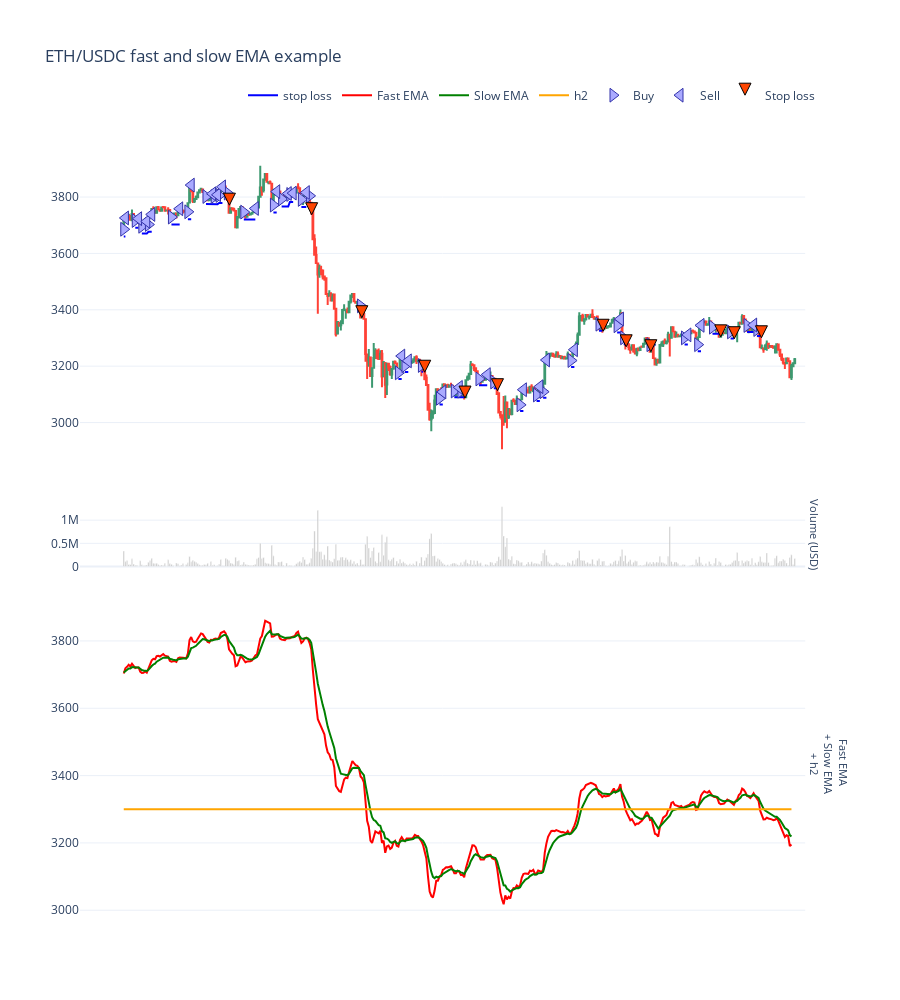

The code cell stored with this chart in its notebook:
### Code cell
from tradeexecutor.visual.single_pair import visualise_single_pair, visualise_single_pair_positions_with_duration_and_slippage
from tradingstrategy.charting.candle_chart import VolumeBarMode

figure = visualise_single_pair(
    state,
    universe.universe.candles,
    start_at=START_AT,
    end_at=END_AT,
    volume_bar_mode=VolumeBarMode.separate,
    volume_axis_name="Volume (USD)",
    height = 1000,
    relative_sizing=[1, 0.2, 1]
)

figure.show()

### Figure 1 — Plotly figure (JSON) as saved in the notebook; plotly's stock layout.template omitted (floating-point values rounded to 4 significant figures; data arrays with more than 128 entries replaced by an {"elided": "..."} marker saying what was removed)
{"data": [{"marker": {"color": "rgba(128,128,128,0.5)"}, "showlegend": false, "type": "bar", "x": {"elided": "409 str values"}, "xaxis": "x", "y": {"elided": "409 float values"}, "yaxis": "y2"}, {"close": {"elided": "409 float values"}, "high": {"elided": "409 float values"}, "hoverinfo": "text", "low": {"elided": "409 float values"}, "open": {"elided": "409 float values"}, "showlegend": false, "text": {"elided": "409 str values"}, "type": "candlestick", "x": {"elided": "409 str values"}, "xaxis": "x", "yaxis": "y"}, {"line": {"color": "blue", "shape": "linear"}, "mode": "lines", "name": "stop loss", "type": "scatter", "x": {"elided": "408 str values"}, "xaxis": "x", "y": {"elided": "408 float values"}, "yaxis": "y"}, {"line": {"color": "red", "shape": "linear"}, "mode": "lines", "name": "Fast EMA", "type": "scatter", "x": {"elided": "408 str values"}, "xaxis": "x", "y": {"elided": "408 float values"}, "yaxis": "y3"}, {"line": {"color": "green", "shape": "linear"}, "mode": "lines", "name": "Slow EMA", "type": "scatter", "x": {"elided": "408 str values"}, "xaxis": "x", "y": {"elided": "408 float values"}, "yaxis": "y3"}, {"line": {"color": "orange", "shape": "linear"}, "mode": "lines", "name": "h2", "type": "scatter", "x": {"elided": "408 str values"}, "xaxis": "x", "y": {"elided": "408 int values"}, "yaxis": "y3"}, {"hoverinfo": "text", "marker": {"color": "#aaaaff", "line": {"color": "#3333aa", "width": 1}, "size": 12, "symbol": "triangle-right"}, "mode": "markers", "name": "Buy", "text": ["------------------------------------------------------------<br>Buy ETH<br><br>Executed at: 2022-01-01 00:00:00<br>Value: 7000.0000 USD<br>Quantity: 1.894503 ETH<br>Executed at price: 3694.8995 ETH / USD<br>Fees paid: $17.50", "------------------------------------------------------------<br>Buy ETH<br><br>Executed at: 2022-01-01 07:00:00<br>Value: 7028.6896 USD<br>Quantity: 1.886392 ETH<br>Executed at price: 3725.9956 ETH / USD<br>Fees paid: $17.57", "------------------------------------------------------------<br>Buy ETH<br><br>Executed at: 2022-01-01 11:00:00<br>Value: 7012.8027 USD<br>Quantity: 1.892556 ETH<br>Executed at price: 3705.4666 ETH / USD<br>Fees paid: $17.53", "------------------------------------------------------------<br>Buy ETH<br><br>Executed at: 2022-01-01 15:00:00<br>Value: 7011.2038 USD<br>Quantity: 1.888913 ETH<br>Executed at price: 3711.7661 ETH / USD<br>Fees paid: $17.53", "------------------------------------------------------------<br>Buy ETH<br><br>Executed at: 2022-01-02 05:00:00<br>Value: 7033.8286 USD<br>Quantity: 1.881604 ETH<br>Executed at price: 3738.2089 ETH / USD<br>Fees paid: $17.58", "------------------------------------------------------------<br>Buy ETH<br><br>Executed at: 2022-01-02 15:00:00<br>Value: 7048.0019 USD<br>Quantity: 1.875948 ETH<br>Executed at price: 3757.0352 ETH / USD<br>Fees paid: $17.62", "------------------------------------------------------------<br>Buy ETH<br><br>Executed at: 2022-01-03 02:00:00<br>Value: 7147.6100 USD<br>Quantity: 1.875278 ETH<br>Executed at price: 3811.4945 ETH / USD<br>Fees paid: $17.87", "------------------------------------------------------------<br>Buy ETH<br><br>Executed at: 2022-01-03 07:00:00<br>Value: 7135.2214 USD<br>Quantity: 1.872290 ETH<br>Executed at price: 3810.9605 ETH / USD<br>Fees paid: $17.84", "------------------------------------------------------------<br>Buy ETH<br><br>Executed at: 2022-01-03 10:00:00<br>Value: 7118.7001 USD<br>Quantity: 1.865887 ETH<br>Executed at price: 3815.1828 ETH / USD<br>Fees paid: $17.80", "------------------------------------------------------------<br>Buy ETH<br><br>Executed at: 2022-01-03 15:00:00<br>Value: 7133.4370 USD<br>Quantity: 1.865559 ETH<br>Executed at price: 3823.7538 ETH / USD<br>Fees paid: $17.83", "------------------------------------------------------------<br>Buy ETH<br><br>Executed at: 2022-01-04 01:00:00<br>Value: 7052.4342 USD<br>Quantity: 1.877665 ETH<br>Executed at price: 3755.9597 ETH / USD<br>Fees paid: $17.63", "------------------------------------------------------------<br>Buy ETH<br><br>Executed at: 2022-01-04 19:00:00<br>Value: 7044.7507 USD<br>Quantity: 1.863267 ETH<br>Executed at price: 3780.8598 ETH / USD<br>Fees paid: $17.61", "------------------------------------------------------------<br>Buy ETH<br><br>Executed at: 2022-01-05 00:00:00<br>Value: 7082.4008 USD<br>Quantity: 1.862529 ETH<br>Executed at price: 3802.5728 ETH / USD<br>Fees paid: $17.71", "------------------------------------------------------------<br>Buy ETH<br><br>Executed at: 2022-01-05 05:00:00<br>Value: 7083.0144 USD<br>Quantity: 1.854833 ETH<br>Executed at price: 3818.6805 ETH / USD<br>Fees paid: $17.71", "------------------------------------------------------------<br>Buy ETH<br><br>Executed at: 2022-01-05 12:00:00<br>Value: 7064.5175 USD<br>Quantity: 1.858635 ETH<br>Executed at price: 3800.9170 ETH / USD<br>Fees paid: $17.66", "------------------------------------------------------------<br>Buy ETH<br><br>Executed at: 2022-01-05 17:00:00<br>Value: 7071.7837 USD<br>Quantity: 1.854287 ETH<br>Executed at price: 3813.7484 ETH / USD<br>Fees paid: $17.68", "------------------------------------------------------------<br>Buy ETH<br><br>Executed at: 2022-01-07 00:00:00<br>Value: 6960.4425 USD<br>Quantity: 2.033760 ETH<br>Executed at price: 3422.4508 ETH / USD<br>Fees paid: $17.40", "------------------------------------------------------------<br>Buy ETH<br><br>Executed at: 2022-01-07 23:00:00<br>Value: 6876.4855 USD<br>Quantity: 2.159454 ETH<br>Executed at price: 3184.3629 ETH / USD<br>Fees paid: $17.19", "------------------------------------------------------------<br>Buy ETH<br><br>Executed at: 2022-01-08 03:00:00<br>Value: 6942.3422 USD<br>Quantity: 2.162922 ETH<br>Executed at price: 3209.7058 ETH / USD<br>Fees paid: $17.36", "------------------------------------------------------------<br>Buy ETH<br><br>Executed at: 2022-01-08 13:00:00<br>Value: 6944.1691 USD<br>Quantity: 2.163002 ETH<br>Executed at price: 3210.4315 ETH / USD<br>Fees paid: $17.36", "------------------------------------------------------------<br>Buy ETH<br><br>Executed at: 2022-01-09 00:00:00<br>Value: 6883.7186 USD<br>Quantity: 2.225097 ETH<br>Executed at price: 3093.6717 ETH / USD<br>Fees paid: $17.21", "------------------------------------------------------------<br>Buy ETH<br><br>Executed at: 2022-01-09 09:00:00<br>Value: 6894.8843 USD<br>Quantity: 2.210112 ETH<br>Executed at price: 3119.6986 ETH / USD<br>Fees paid: $17.24", "------------------------------------------------------------<br>Buy ETH<br><br>Executed at: 2022-01-09 13:00:00<br>Value: 6890.5796 USD<br>Quantity: 2.209239 ETH<br>Executed at price: 3118.9833 ETH / USD<br>Fees paid: $17.23", "------------------------------------------------------------<br>Buy ETH<br><br>Executed at: 2022-01-10 00:00:00<br>Value: 6829.0135 USD<br>Quantity: 2.159400 ETH<br>Executed at price: 3162.4591 ETH / USD<br>Fees paid: $17.07", "------------------------------------------------------------<br>Buy ETH<br><br>Executed at: 2022-01-10 09:00:00<br>Value: 6828.4634 USD<br>Quantity: 2.166518 ETH<br>Executed at price: 3151.8152 ETH / USD<br>Fees paid: $17.07", "------------------------------------------------------------<br>Buy ETH<br><br>Executed at: 2022-01-11 01:00:00<br>Value: 6757.7660 USD<br>Quantity: 2.200905 ETH<br>Executed at price: 3070.4482 ETH / USD<br>Fees paid: $16.89", "------------------------------------------------------------<br>Buy ETH<br><br>Executed at: 2022-01-11 11:00:00<br>Value: 6816.6199 USD<br>Quantity: 2.194977 ETH<br>Executed at price: 3105.5535 ETH / USD<br>Fees paid: $17.04", "------------------------------------------------------------<br>Buy ETH<br><br>Executed at: 2022-01-11 15:00:00<br>Value: 6837.7680 USD<br>Quantity: 2.193646 ETH<br>Executed at price: 3117.0785 ETH / USD<br>Fees paid: $17.09", "------------------------------------------------------------<br>Buy ETH<br><br>Executed at: 2022-01-12 08:00:00<br>Value: 6986.4552 USD<br>Quantity: 2.164270 ETH<br>Executed at price: 3228.0891 ETH / USD<br>Fees paid: $17.47", "------------------------------------------------------------<br>Buy ETH<br><br>Executed at: 2022-01-13 01:00:00<br>Value: 7019.8262 USD<br>Quantity: 2.090947 ETH<br>Executed at price: 3357.2472 ETH / USD<br>Fees paid: $17.55", "------------------------------------------------------------<br>Buy ETH<br><br>Executed at: 2022-01-13 12:00:00<br>Value: 6958.7777 USD<br>Quantity: 2.076225 ETH<br>Executed at price: 3351.6499 ETH / USD<br>Fees paid: $17.40", "------------------------------------------------------------<br>Buy ETH<br><br>Executed at: 2022-01-13 16:00:00<br>Value: 6969.2344 USD<br>Quantity: 2.106322 ETH<br>Executed at price: 3308.7227 ETH / USD<br>Fees paid: $17.42", "------------------------------------------------------------<br>Buy ETH<br><br>Executed at: 2022-01-14 08:00:00<br>Value: 6898.2475 USD<br>Quantity: 2.100301 ETH<br>Executed at price: 3284.4087 ETH / USD<br>Fees paid: $17.25", "------------------------------------------------------------<br>Buy ETH<br><br>Executed at: 2022-01-15 05:00:00<br>Value: 6837.5476 USD<br>Quantity: 2.066575 ETH<br>Executed at price: 3308.6379 ETH / USD<br>Fees paid: $17.09", "------------------------------------------------------------<br>Buy ETH<br><br>Executed at: 2022-01-15 13:00:00<br>Value: 6829.0583 USD<br>Quantity: 2.079194 ETH<br>Executed at price: 3284.4736 ETH / USD<br>Fees paid: $17.07", "------------------------------------------------------------<br>Buy ETH<br><br>Executed at: 2022-01-15 22:00:00<br>Value: 6904.6997 USD<br>Quantity: 2.063166 ETH<br>Executed at price: 3346.6528 ETH / USD<br>Fees paid: $17.26", "------------------------------------------------------------<br>Buy ETH<br><br>Executed at: 2022-01-16 09:00:00<br>Value: 6831.2539 USD<br>Quantity: 2.051522 ETH<br>Executed at price: 3329.8469 ETH / USD<br>Fees paid: $17.08", "------------------------------------------------------------<br>Buy ETH<br><br>Executed at: 2022-01-16 19:00:00<br>Value: 6772.8542 USD<br>Quantity: 2.020085 ETH<br>Executed at price: 3352.7574 ETH / USD<br>Fees paid: $16.93", "------------------------------------------------------------<br>Buy ETH<br><br>Executed at: 2022-01-17 01:00:00<br>Value: 6751.5360 USD<br>Quantity: 2.022492 ETH<br>Executed at price: 3338.2263 ETH / USD<br>Fees paid: $16.88"], "type": "scatter", "x": ["2022-01-01T00:00:00", "2022-01-01T07:00:00", "2022-01-01T11:00:00", "2022-01-01T15:00:00", "2022-01-02T05:00:00", "2022-01-02T15:00:00", "2022-01-03T02:00:00", "2022-01-03T07:00:00", "2022-01-03T10:00:00", "2022-01-03T15:00:00", "2022-01-04T01:00:00", "2022-01-04T19:00:00", "2022-01-05T00:00:00", "2022-01-05T05:00:00", "2022-01-05T12:00:00", "2022-01-05T17:00:00", "2022-01-07T00:00:00", "2022-01-07T23:00:00", "2022-01-08T03:00:00", "2022-01-08T13:00:00", "2022-01-09T00:00:00", "2022-01-09T09:00:00", "2022-01-09T13:00:00", "2022-01-10T00:00:00", "2022-01-10T09:00:00", "2022-01-11T01:00:00", "2022-01-11T11:00:00", "2022-01-11T15:00:00", "2022-01-12T08:00:00", "2022-01-13T01:00:00", "2022-01-13T12:00:00", "2022-01-13T16:00:00", "2022-01-14T08:00:00", "2022-01-15T05:00:00", "2022-01-15T13:00:00", "2022-01-15T22:00:00", "2022-01-16T09:00:00", "2022-01-16T19:00:00", "2022-01-17T01:00:00"], "xaxis": "x", "y": [3686.0, 3717.0, 3696.0, 3703.0, 3729.0, 3748.0, 3802.0, 3801.0, 3806.0, 3814.0, 3747.0, 3771.0, 3793.0, 3809.0, 3791.0, 3804.0, 3414.0, 3176.0, 3202.0, 3202.0, 3086.0, 3112.0, 3111.0, 3155.0, 3144.0, 3063.0, 3098.0, 3109.0, 3220.0, 3349.0, 3343.0, 3300.0, 3276.0, 3300.0, 3276.0, 3338.0, 3322.0, 3344.0, 3330.0], "yaxis": "y"}, {"hoverinfo": "text", "marker": {"color": "#aaaaff", "line": {"color": "#3333aa", "width": 1}, "size": 12, "symbol": "triangle-left"}, "mode": "markers", "name": "Sell", "text": ["------------------------------------------------------------<br>Sell ETH<br><br>Executed at: 2022-01-01 01:00:00<br>Value: 7040.9852 USD<br>Quantity: 1.894503 ETH<br>Executed at price: 3716.5333 ETH / USD<br>Fees paid: $17.65", "------------------------------------------------------------<br>Sell ETH<br><br>Executed at: 2022-01-01 09:00:00<br>Value: 7005.9940 USD<br>Quantity: 1.886392 ETH<br>Executed at price: 3713.9644 ETH / USD<br>Fees paid: $17.56", "------------------------------------------------------------<br>Sell ETH<br><br>Executed at: 2022-01-01 14:00:00<br>Value: 7010.5186 USD<br>Quantity: 1.892556 ETH<br>Executed at price: 3704.2597 ETH / USD<br>Fees paid: $17.57", "------------------------------------------------------------<br>Sell ETH<br><br>Executed at: 2022-01-01 17:00:00<br>Value: 7043.5249 USD<br>Quantity: 1.888913 ETH<br>Executed at price: 3728.8770 ETH / USD<br>Fees paid: $17.65", "------------------------------------------------------------<br>Sell ETH<br><br>Executed at: 2022-01-02 10:00:00<br>Value: 7054.0761 USD<br>Quantity: 1.881604 ETH<br>Executed at price: 3748.9697 ETH / USD<br>Fees paid: $17.68", "------------------------------------------------------------<br>Sell ETH<br><br>Executed at: 2022-01-02 17:00:00<br>Value: 7190.2993 USD<br>Quantity: 1.875948 ETH<br>Executed at price: 3832.8888 ETH / USD<br>Fees paid: $18.02", "------------------------------------------------------------<br>Sell ETH<br><br>Executed at: 2022-01-03 06:00:00<br>Value: 7129.9120 USD<br>Quantity: 1.875278 ETH<br>Executed at price: 3802.0569 ETH / USD<br>Fees paid: $17.87", "------------------------------------------------------------<br>Sell ETH<br><br>Executed at: 2022-01-03 09:00:00<br>Value: 7111.6196 USD<br>Quantity: 1.872290 ETH<br>Executed at price: 3798.3546 ETH / USD<br>Fees paid: $17.82", "------------------------------------------------------------<br>Sell ETH<br><br>Executed at: 2022-01-03 12:00:00<br>Value: 7139.7528 USD<br>Quantity: 1.865887 ETH<br>Executed at price: 3826.4657 ETH / USD<br>Fees paid: $17.89", "------------------------------------------------------------<br>Sell ETH<br><br>Executed at: 2022-01-04 08:00:00<br>Value: 7041.4577 USD<br>Quantity: 1.877665 ETH<br>Executed at price: 3750.1139 ETH / USD<br>Fees paid: $17.65", "------------------------------------------------------------<br>Sell ETH<br><br>Executed at: 2022-01-04 21:00:00<br>Value: 7098.5365 USD<br>Quantity: 1.863267 ETH<br>Executed at price: 3809.7262 ETH / USD<br>Fees paid: $17.79", "------------------------------------------------------------<br>Sell ETH<br><br>Executed at: 2022-01-05 04:00:00<br>Value: 7083.2774 USD<br>Quantity: 1.862529 ETH<br>Executed at price: 3803.0435 ETH / USD<br>Fees paid: $17.75", "------------------------------------------------------------<br>Sell ETH<br><br>Executed at: 2022-01-05 07:00:00<br>Value: 7056.5902 USD<br>Quantity: 1.854833 ETH<br>Executed at price: 3804.4343 ETH / USD<br>Fees paid: $17.69", "------------------------------------------------------------<br>Sell ETH<br><br>Executed at: 2022-01-05 15:00:00<br>Value: 7074.8978 USD<br>Quantity: 1.858635 ETH<br>Executed at price: 3806.5019 ETH / USD<br>Fees paid: $17.73", "------------------------------------------------------------<br>Sell ETH<br><br>Executed at: 2022-01-08 01:00:00<br>Value: 6970.5665 USD<br>Quantity: 2.159454 ETH<br>Executed at price: 3227.9299 ETH / USD<br>Fees paid: $17.47", "------------------------------------------------------------<br>Sell ETH<br><br>Executed at: 2022-01-08 05:00:00<br>Value: 6944.9521 USD<br>Quantity: 2.162922 ETH<br>Executed at price: 3210.9125 ETH / USD<br>Fees paid: $17.41", "------------------------------------------------------------<br>Sell ETH<br><br>Executed at: 2022-01-09 02:00:00<br>Value: 6899.6696 USD<br>Quantity: 2.225097 ETH<br>Executed at price: 3100.8404 ETH / USD<br>Fees paid: $17.29", "------------------------------------------------------------<br>Sell ETH<br><br>Executed at: 2022-01-09 12:00:00<br>Value: 6888.7347 USD<br>Quantity: 2.210112 ETH<br>Executed at price: 3116.9162 ETH / USD<br>Fees paid: $17.26", "------------------------------------------------------------<br>Sell ETH<br><br>Executed at: 2022-01-10 05:00:00<br>Value: 6828.2276 USD<br>Quantity: 2.159400 ETH<br>Executed at price: 3162.0952 ETH / USD<br>Fees paid: $17.11", "------------------------------------------------------------<br>Sell ETH<br><br>Executed at: 2022-01-11 03:00:00<br>Value: 6841.8430 USD<br>Quantity: 2.200905 ETH<br>Executed at price: 3108.6492 ETH / USD<br>Fees paid: $17.15", "------------------------------------------------------------<br>Sell ETH<br><br>Executed at: 2022-01-11 13:00:00<br>Value: 6846.8314 USD<br>Quantity: 2.194977 ETH<br>Executed at price: 3119.3174 ETH / USD<br>Fees paid: $17.16", "------------------------------------------------------------<br>Sell ETH<br><br>Executed at: 2022-01-11 17:00:00<br>Value: 7050.1783 USD<br>Quantity: 2.193646 ETH<br>Executed at price: 3213.9083 ETH / USD<br>Fees paid: $17.67", "------------------------------------------------------------<br>Sell ETH<br><br>Executed at: 2022-01-12 10:00:00<br>Value: 7034.1280 USD<br>Quantity: 2.164270 ETH<br>Executed at price: 3250.1163 ETH / USD<br>Fees paid: $17.63", "------------------------------------------------------------<br>Sell ETH<br><br>Executed at: 2022-01-13 14:00:00<br>Value: 6973.7159 USD<br>Quantity: 2.076225 ETH<br>Executed at price: 3358.8448 ETH / USD<br>Fees paid: $17.48", "------------------------------------------------------------<br>Sell ETH<br><br>Executed at: 2022-01-15 07:00:00<br>Value: 6825.4200 USD<br>Quantity: 2.066575 ETH<br>Executed at price: 3302.7694 ETH / USD<br>Fees paid: $17.11", "------------------------------------------------------------<br>Sell ETH<br><br>Executed at: 2022-01-15 15:00:00<br>Value: 6937.1175 USD<br>Quantity: 2.079194 ETH<br>Executed at price: 3336.4453 ETH / USD<br>Fees paid: $17.39", "------------------------------------------------------------<br>Sell ETH<br><br>Executed at: 2022-01-16 23:00:00<br>Value: 6742.3996 USD<br>Quantity: 2.020085 ETH<br>Executed at price: 3337.6815 ETH / USD<br>Fees paid: $16.90"], "type": "scatter", "x": ["2022-01-01T01:00:00", "2022-01-01T09:00:00", "2022-01-01T14:00:00", "2022-01-01T17:00:00", "2022-01-02T10:00:00", "2022-01-02T17:00:00", "2022-01-03T06:00:00", "2022-01-03T09:00:00", "2022-01-03T12:00:00", "2022-01-04T08:00:00", "2022-01-04T21:00:00", "2022-01-05T04:00:00", "2022-01-05T07:00:00", "2022-01-05T15:00:00", "2022-01-08T01:00:00", "2022-01-08T05:00:00", "2022-01-09T02:00:00", "2022-01-09T12:00:00", "2022-01-10T05:00:00", "2022-01-11T03:00:00", "2022-01-11T13:00:00", "2022-01-11T17:00:00", "2022-01-12T10:00:00", "2022-01-13T14:00:00", "2022-01-15T07:00:00", "2022-01-15T15:00:00", "2022-01-16T23:00:00"], "xaxis": "x", "y": [3726.0, 3723.0, 3714.0, 3738.0, 3758.0, 3842.0, 3812.0, 3808.0, 3836.0, 3760.0, 3819.0, 3813.0, 3814.0, 3816.0, 3236.0, 3219.0, 3109.0, 3125.0, 3170.0, 3116.0, 3127.0, 3222.0, 3258.0, 3367.0, 3311.0, 3345.0, 3346.0], "yaxis": "y"}, {"hoverinfo": "text", "marker": {"color": ["orangered", "orangered", "orangered", "orangered", "orangered", "orangered", "orangered", "orangered", "orangered", "orangered", "orangered", "orangered"], "line": {"color": "black", "width": 1}, "size": 12, "symbol": "arrow-down"}, "mode": "markers", "name": "Stop loss", "text": ["------------------------------------------------------------<br>Stop loss ETH<br><br>Triggered at: 3787.5187 ETH / USD<br>Executed at: 2022-01-03 16:15:00<br>Value: 7017.7187 USD<br>Quantity: 1.865559 ETH<br>Executed at price: 3761.7250 ETH / USD<br>Fees paid: $17.59", "------------------------------------------------------------<br>Stop loss ETH<br><br>Triggered at: 3777.6082 ETH / USD<br>Executed at: 2022-01-05 18:15:00<br>Value: 6912.7249 USD<br>Quantity: 1.854287 ETH<br>Executed at price: 3727.9695 ETH / USD<br>Fees paid: $17.33", "------------------------------------------------------------<br>Stop loss ETH<br><br>Triggered at: 3390.0186 ETH / USD<br>Executed at: 2022-01-07 00:45:00<br>Value: 6840.5039 USD<br>Quantity: 2.033760 ETH<br>Executed at price: 3363.4770 ETH / USD<br>Fees paid: $17.14", "------------------------------------------------------------<br>Stop loss ETH<br><br>Triggered at: 3180.0084 ETH / USD<br>Executed at: 2022-01-08 15:00:00<br>Value: 6857.8112 USD<br>Quantity: 2.163002 ETH<br>Executed at price: 3170.5064 ETH / USD<br>Fees paid: $17.19", "------------------------------------------------------------<br>Stop loss ETH<br><br>Triggered at: 3089.4268 ETH / USD<br>Executed at: 2022-01-09 15:30:00<br>Value: 6802.6281 USD<br>Quantity: 2.209239 ETH<br>Executed at price: 3079.1725 ETH / USD<br>Fees paid: $17.05", "------------------------------------------------------------<br>Stop loss ETH<br><br>Triggered at: 3121.9476 ETH / USD<br>Executed at: 2022-01-10 11:15:00<br>Value: 6727.4672 USD<br>Quantity: 2.166518 ETH<br>Executed at price: 3105.1984 ETH / USD<br>Fees paid: $16.86", "------------------------------------------------------------<br>Stop loss ETH<br><br>Triggered at: 3325.4329 ETH / USD<br>Executed at: 2022-01-13 03:30:00<br>Value: 6932.6140 USD<br>Quantity: 2.090947 ETH<br>Executed at price: 3315.5378 ETH / USD<br>Fees paid: $17.37", "------------------------------------------------------------<br>Stop loss ETH<br><br>Triggered at: 3277.3682 ETH / USD<br>Executed at: 2022-01-13 17:30:00<br>Value: 6867.8245 USD<br>Quantity: 2.106322 ETH<br>Executed at price: 3260.5772 ETH / USD<br>Fees paid: $17.21", "------------------------------------------------------------<br>Stop loss ETH<br><br>Triggered at: 3253.2846 ETH / USD<br>Executed at: 2022-01-14 08:30:00<br>Value: 6811.5333 USD<br>Quantity: 2.100301 ETH<br>Executed at price: 3243.1221 ETH / USD<br>Fees paid: $17.07", "------------------------------------------------------------<br>Stop loss ETH<br><br>Triggered at: 3314.9389 ETH / USD<br>Executed at: 2022-01-16 03:00:00<br>Value: 6799.7771 USD<br>Quantity: 2.063166 ETH<br>Executed at price: 3295.7976 ETH / USD<br>Fees paid: $17.04", "------------------------------------------------------------<br>Stop loss ETH<br><br>Triggered at: 3298.2923 ETH / USD<br>Executed at: 2022-01-16 11:15:00<br>Value: 6747.8258 USD<br>Quantity: 2.051522 ETH<br>Executed at price: 3289.1805 ETH / USD<br>Fees paid: $16.91", "------------------------------------------------------------<br>Stop loss ETH<br><br>Triggered at: 3306.5922 ETH / USD<br>Executed at: 2022-01-17 03:45:00<br>Value: 6659.0003 USD<br>Quantity: 2.022492 ETH<br>Executed at price: 3292.4730 ETH / USD<br>Fees paid: $16.69"], "type": "scatter", "x": ["2022-01-03T16:15:00", "2022-01-05T18:15:00", "2022-01-07T00:45:00", "2022-01-08T15:00:00", "2022-01-09T15:30:00", "2022-01-10T11:15:00", "2022-01-13T03:30:00", "2022-01-13T17:30:00", "2022-01-14T08:30:00", "2022-01-16T03:00:00", "2022-01-16T11:15:00", "2022-01-17T03:45:00"], "xaxis": "x", "y": [3771.0, 3737.0, 3372.0, 3178.0, 3087.0, 3113.0, 3324.0, 3269.0, 3251.0, 3304.0, 3297.0, 3301.0], "yaxis": "y"}, {"hoverinfo": "text", "marker": {"color": "lightgreen", "line": {"color": "black", "width": 1}, "size": 12, "symbol": "arrow-up"}, "mode": "markers", "name": "Take profit", "text": [], "type": "scatter", "x": [], "xaxis": "x", "y": [], "yaxis": "y"}], "layout": {"annotations": [{"font": {"size": 11}, "showarrow": false, "text": "Volume (USD)", "textangle": 90, "x": 0.98, "xanchor": "left", "xref": "paper", "y": 0.5, "yanchor": "middle", "yref": "paper"}, {"font": {"size": 11}, "showarrow": false, "text": "Fast EMA<br> + Slow EMA<br> + h2", "textangle": 90, "x": 0.98, "xanchor": "left", "xref": "paper", "y": 0.2045, "yanchor": "middle", "yref": "paper"}], "height": 1000, "hovermode": "x unified", "legend": {"orientation": "h", "x": 1, "xanchor": "right", "y": 1.09, "yanchor": "top"}, "margin": {"t": 150}, "title": {"text": "ETH/USDC fast and slow EMA example", "y": 0.95}, "xaxis": {"anchor": "y", "domain": [0, 0.98], "matches": "x3", "rangeslider": {"visible": false}, "showticklabels": false}, "xaxis2": {"anchor": "y2", "domain": [0, 0.98], "matches": "x3", "rangeslider": {"visible": false}, "showticklabels": false}, "xaxis3": {"anchor": "y3", "domain": [0, 0.98], "rangeslider": {"visible": false}}, "yaxis": {"anchor": "x", "domain": [0.5909, 1.0], "showspikes": true, "spikedash": "dot", "spikemode": "across", "spikesnap": "cursor", "spikethickness": 1}, "yaxis2": {"anchor": "x2", "domain": [0.4591, 0.5409], "showspikes": true, "spikedash": "dot", "spikemode": "across", "spikesnap": "cursor", "spikethickness": 1}, "yaxis3": {"anchor": "x3", "domain": [0, 0.4091], "showspikes": true, "spikedash": "dot", "spikemode": "across", "spikesnap": "cursor", "spikethickness": 1}}}
